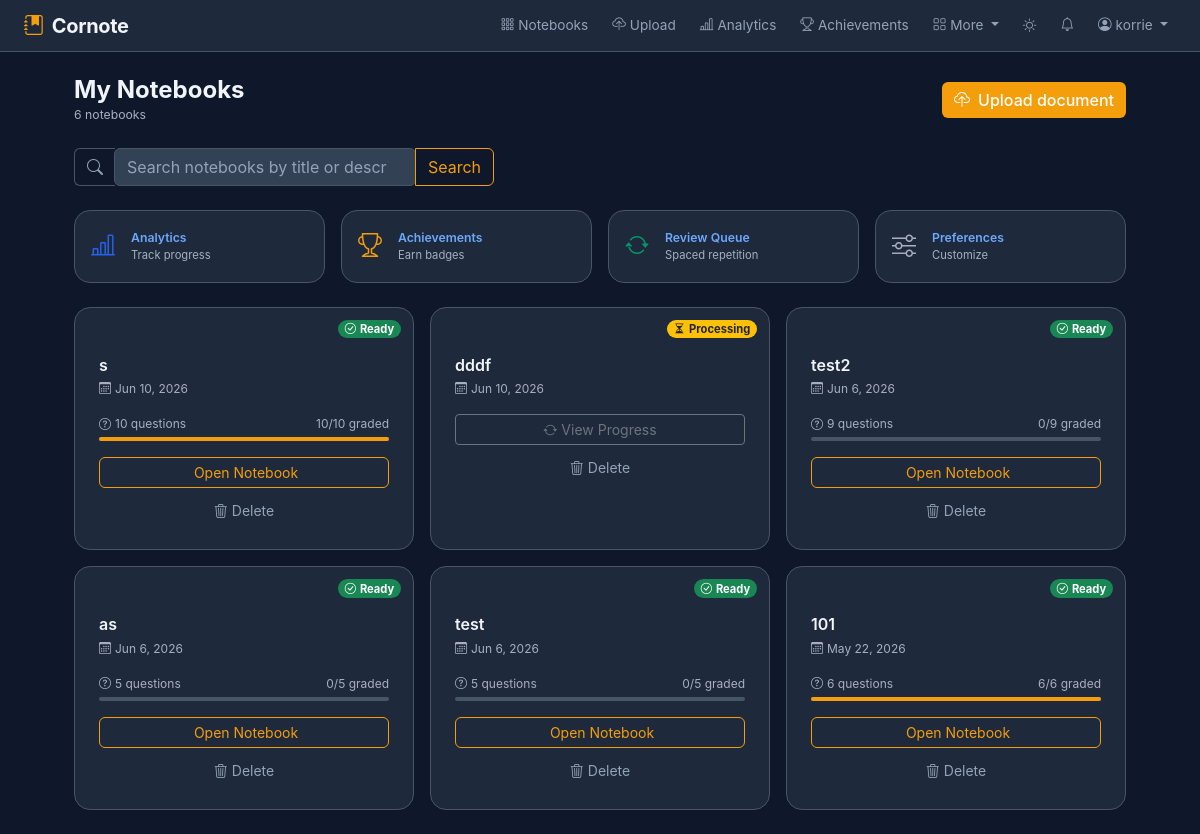
The app's page /notebooks/ (signed in), older data.
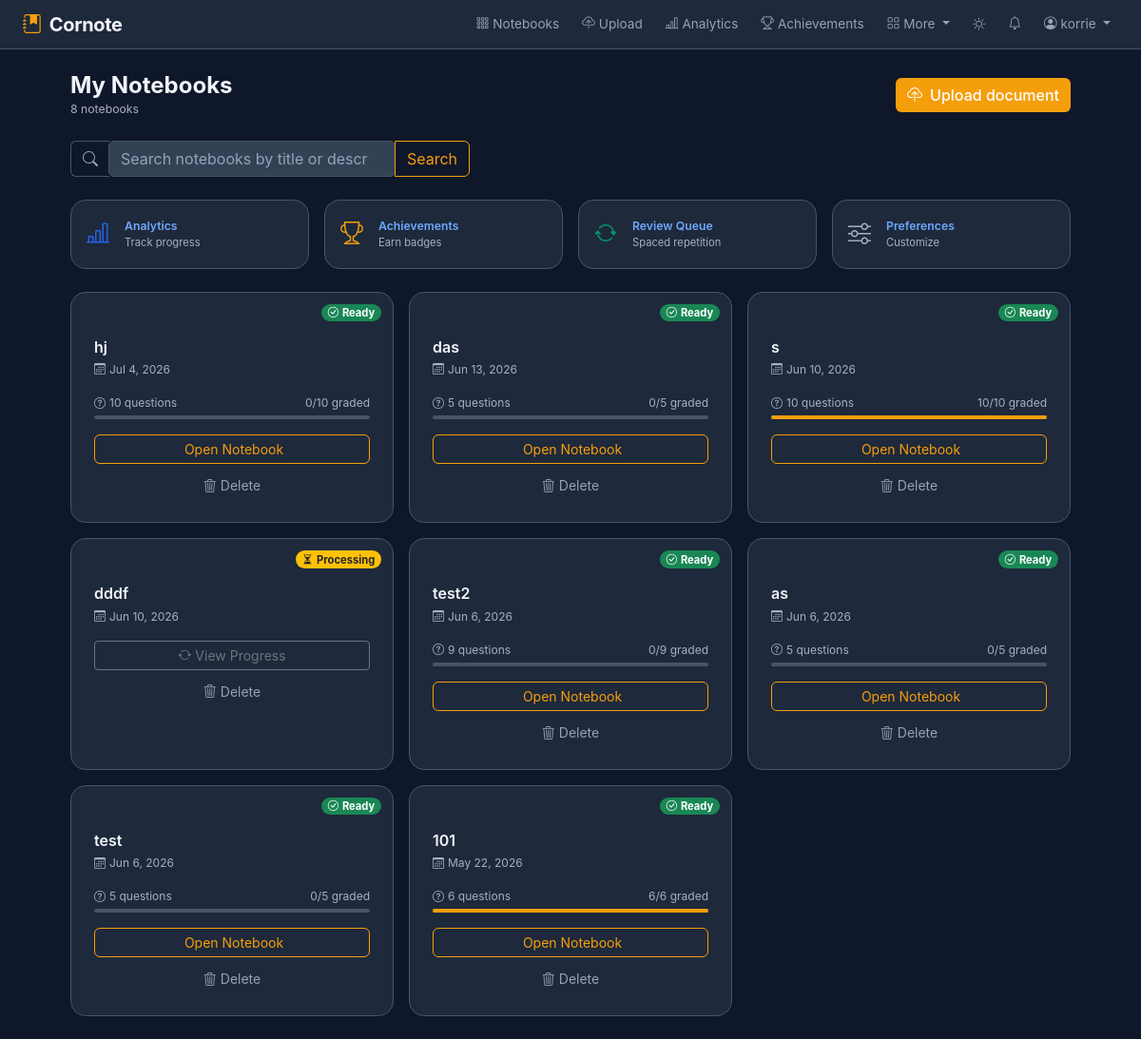
The same page, newer data.
### apps/notebooks/models.py (models this page shows, shortened)
class Notebook(models.Model):
    STATUS_UPLOADING = 'uploading'
    STATUS_PROCESSING = 'processing'
    STATUS_READY = 'ready'
    STATUS_ERROR = 'error'
    STATUS_CHOICES = [
        (STATUS_UPLOADING, 'Uploading'),
        (STATUS_PROCESSING, 'Processing'),
        (STATUS_READY, 'Ready'),
        (STATUS_ERROR, 'Error'),
    ]
    STAGE_NEW = 0
    STAGE_TEXT = 1
    STAGE_SUMMARY_KEYS = 2
    STAGE_QUESTIONS = 3
    STAGE_READY = 4
    user = models.ForeignKey(User, on_delete=models.CASCADE, related_name='notebooks')
    title = models.CharField(max_length=255)
    description = models.TextField(blank=True)  # User description
    pdf_file = models.FileField(upload_to='documents/%Y/%m/')
    target_question_count = models.PositiveSmallIntegerField(
        default=5,
        validators=[MinValueValidator(1), MaxValueValidator(10)],
        help_text='How many AI-generated study questions to create',
    )
    pdf_text = models.TextField(blank=True)
    notes_content = models.TextField(blank=True, help_text='User-edited version of the extracted notes')
    processing_stage = models.PositiveSmallIntegerField(default=0, db_index=True)
    notes_html = models.TextField(blank=True)  # HTML version of notes
    status = models.CharField(max_length=20, choices=STATUS_CHOICES, default=STATUS_UPLOADING)
    error_message = models.TextField(blank=True)
    has_images = models.BooleanField(default=False)
    extracted_images = models.JSONField(default=list)  # List of image paths
    is_scanned_pdf = models.BooleanField(default=False)
    ocr_completed = models.BooleanField(default=False)
    is_public = models.BooleanField(default=False, help_text='Allow others to view this notebook')
    share_token = models.CharField(max_length=32, unique=True, blank=True, null=True, db_index=True)
    shared_with = models.ManyToManyField(User, related_name='shared_notebooks', blank=True)
    is_shared_to_group = models.BooleanField(default=False)
    assignment = models.ForeignKey('Assignment', on_delete=models.SET_NULL, null=True, blank=True, related_name='student_notebooks')
    created_at = models.DateTimeField(auto_now_add=True, db_index=True)
    updated_at = models.DateTimeField(auto_now=True)
    class Meta:
        ordering = ['-created_at']
        indexes = [
            models.Index(fields=['user', '-created_at']),
            models.Index(fields=['status']),
            models.Index(fields=['is_public']),
            models.Index(fields=['is_scanned_pdf']),
        ]
    @property
    def question_count(self):
        return self.questions.count()
    @property
    def graded_count(self):
        return self.questions.exclude(answer__grade='ungraded').count()

### apps/notebooks/views.py (the view)
# urls.py: path('', views.dashboard, name='dashboard'),
@login_required
def dashboard(request):
    notebooks = Notebook.objects.filter(user=request.user).prefetch_related('questions')
    q = request.GET.get('q', '').strip()
    if q:
        notebooks = notebooks.filter(Q(title__icontains=q) | Q(description__icontains=q))
    return render(
        request,
        'notebooks/dashboard.html',
        {'notebooks': notebooks, 'search_q': q},
    )

### apps/notebooks/context_processors.py (called while the page is built)
def user_theme(request):
    theme = 'dark'
    if request.user.is_authenticated:
        try:
            prefs = UserPreferences.objects.get(user=request.user)
            if prefs.theme in ('light', 'dark', 'auto'):
                theme = prefs.theme
        except UserPreferences.DoesNotExist:
            pass
    return {'user_theme': theme}

### templates/notebooks/dashboard.html (shortened to what this page needs)
{% extends 'base.html' %}
{% block content %}
<div class="container-fluid px-4 py-4" style="max-width:1100px;margin:0 auto;">
  <div class="d-flex align-items-center justify-content-between mb-4 flex-wrap gap-3">
    <div>
      <h1 class="h4 fw-bold mb-0">My Notebooks</h1>
      <p class="text-muted small mb-0">{{ notebooks.count }} notebook{{ notebooks.count|pluralize }}</p>
    </div>
    <a href="{% url 'notebooks:upload' %}" class="btn btn-accent">
      <i class="bi bi-cloud-upload me-2"></i>Upload document
    </a>
  </div>
  <form method="get" action="{% url 'notebooks:dashboard' %}" class="mb-4">
    <div class="input-group" style="max-width:420px;">
      <span class="input-group-text bg-transparent border-end-0" style="border-color:var(--bg-border);color:var(--text-muted);">
        <i class="bi bi-search"></i>
      </span>
      <input type="search" name="q" value="{{ search_q|default:'' }}" class="form-control border-start-0"
             placeholder="Search notebooks by title or description…" autocomplete="off">
      <button class="btn btn-outline-accent" type="submit">Search</button>
    </div>
  </form>
  <div class="row g-3 mb-4">
    <div class="col-6 col-md-3">
      <a href="{% url 'notebooks:analytics_page' %}" class="cornote-card d-flex align-items-center gap-3 p-3 text-decoration-none">
        <i class="bi bi-bar-chart-line fs-4" style="color:var(--primary)"></i>
        <div>
          <div class="fw-semibold small">Analytics</div>
          <div class="text-muted" style="font-size:.7rem;">Track progress</div>
        </div>
      </a>
    </div>
    <div class="col-6 col-md-3">
      <a href="{% url 'notebooks:achievements_page' %}" class="cornote-card d-flex align-items-center gap-3 p-3 text-decoration-none">
        <i class="bi bi-trophy fs-4 text-accent"></i>
        <div>
          <div class="fw-semibold small">Achievements</div>
          <div class="text-muted" style="font-size:.7rem;">Earn badges</div>
        </div>
      </a>
    </div>
    <div class="col-6 col-md-3">
      <a href="{% url 'notebooks:spaced_review_page' %}" class="cornote-card d-flex align-items-center gap-3 p-3 text-decoration-none">
        <i class="bi bi-arrow-repeat fs-4" style="color:var(--secondary)"></i>
        <div>
          <div class="fw-semibold small">Review Queue</div>
          <div class="text-muted" style="font-size:.7rem;">Spaced repetition</div>
        </div>
      </a>
    </div>
    <div class="col-6 col-md-3">
      <a href="{% url 'notebooks:preferences_page' %}" class="cornote-card d-flex align-items-center gap-3 p-3 text-decoration-none">
        <i class="bi bi-sliders fs-4 text-muted"></i>
        <div>
          <div class="fw-semibold small">Preferences</div>
          <div class="text-muted" style="font-size:.7rem;">Customize</div>
        </div>
      </a>
    </div>
  </div>
  {% if notebooks %}
  <div class="row g-3">
    {% for nb in notebooks %}
    <div class="col-sm-6 col-lg-4">
      <div class="cornote-card h-100 position-relative">
        <span class="badge status-badge
          {% if nb.status == 'ready' %}bg-success
          {% elif nb.status == 'error' %}bg-danger
          {% else %}bg-warning text-dark
          {% endif %}">
          {% if nb.status == 'ready' %}
            <i class="bi bi-check-circle me-1"></i>Ready
          {% elif nb.status == 'processing' %}
            <i class="bi bi-hourglass-split me-1"></i>Processing
          {% elif nb.status == 'error' %}
            <i class="bi bi-exclamation-circle me-1"></i>Error
          {% else %}
            <i class="bi bi-cloud-upload me-1"></i>Uploading
          {% endif %}
        </span>
        <div class="p-4 pt-5">
          <h2 class="h6 fw-semibold mb-1 text-truncate" title="{{ nb.title }}">{{ nb.title }}</h2>
          <p class="text-muted" style="font-size:.75rem;">
            <i class="bi bi-calendar3 me-1"></i>{{ nb.created_at|date:"M j, Y" }}
          </p>
          {% if nb.status == 'ready' %}
          <div class="mb-3">
            <div class="d-flex justify-content-between text-muted mb-1" style="font-size:.75rem;">
              <span><i class="bi bi-question-circle me-1"></i>{{ nb.question_count }} questions</span>
              <span>{{ nb.graded_count }}/{{ nb.question_count }} graded</span>
            </div>
            {% if nb.question_count > 0 %}
            <div class="progress" style="height:4px;">
              <div class="progress-bar bg-accent"
                   style="width:{% widthratio nb.graded_count nb.question_count 100 %}%">
              </div>
            </div>
            {% endif %}
          </div>
          <a href="{% url 'notebooks:detail' nb.pk %}" class="btn btn-outline-accent btn-sm w-100">
            Open Notebook
          </a>
          {% else %}
          <a href="{% url 'notebooks:processing' nb.pk %}" class="btn btn-outline-secondary btn-sm w-100">
            <i class="bi bi-arrow-repeat me-1"></i>View Progress
          </a>
          {% endif %}
          <form method="post" action="{% url 'notebooks:delete' nb.pk %}"
                onsubmit="return confirm('Delete "{{ nb.title }}"? This cannot be undone.')">
            <button type="submit" class="btn btn-ghost btn-sm w-100 mt-2 text-danger-subtle">
              <i class="bi bi-trash3 me-1"></i>Delete
            </button>
          </form>
        </div>
      </div>
    </div>
    {% endfor %}
  </div>
  {% endif %}
</div>
{% endblock %}

### templates/base.html (shortened to what this page needs)
<!DOCTYPE html>
<html lang="en" data-bs-theme="{{ user_theme|default:'dark' }}" id="html-root">
<head>
  <link rel="stylesheet" href="https://cdn.jsdelivr.net/npm/bootstrap@5.3.3/dist/css/bootstrap.min.css">
  <link rel="stylesheet" href="https://cdn.jsdelivr.net/npm/bootstrap-icons@1.11.3/font/bootstrap-icons.min.css">
  <link rel="stylesheet" href="/static/css/cornote.css">
</head>
<body class="cornote-body">
  {% if not hide_nav %}
  <nav class="navbar navbar-expand-lg cornote-nav">
    <div class="container-fluid px-4">
      <a class="navbar-brand fw-bold" href="{% url 'notebooks:dashboard' %}">
        <i class="bi bi-journal-bookmark-fill text-accent me-2"></i>Cornote
      </a>
      <div class="collapse navbar-collapse" id="mainNav">
        <ul class="navbar-nav ms-auto align-items-center gap-2">
          {% if user.is_authenticated %}
            <li class="nav-item">
              <a class="nav-link" href="{% url 'notebooks:dashboard' %}">
                <i class="bi bi-grid-3x3-gap me-1"></i>Notebooks
              </a>
            </li>
            <li class="nav-item">
              <a class="nav-link" href="{% url 'notebooks:upload' %}">
                <i class="bi bi-cloud-upload me-1"></i>Upload
              </a>
            </li>
            <li class="nav-item">
              <a class="nav-link" href="{% url 'notebooks:analytics_page' %}">
                <i class="bi bi-bar-chart-line me-1"></i>Analytics
              </a>
            </li>
            <li class="nav-item">
              <a class="nav-link" href="{% url 'notebooks:achievements_page' %}">
                <i class="bi bi-trophy me-1"></i>Achievements
              </a>
            </li>
            <li class="nav-item dropdown">
              <a class="nav-link dropdown-toggle" href="#" data-bs-toggle="dropdown">
                <i class="bi bi-grid me-1"></i>More
              </a>
            </li>
            <li class="nav-item">
              <button class="nav-link btn btn-link border-0 px-2" id="theme-toggle-btn"
                      onclick="toggleTheme()" title="Toggle light/dark mode">
                <i class="bi" id="theme-icon"></i>
              </button>
            </li>
            <li class="nav-item">
              <a class="nav-link position-relative" href="#" id="notif-bell" title="Notifications">
                <i class="bi bi-bell"></i>
              </a>
            </li>
            <li class="nav-item dropdown">
              <a class="nav-link dropdown-toggle" href="#" data-bs-toggle="dropdown">
                <i class="bi bi-person-circle me-1"></i>{{ user.username }}
              </a>
            </li>
          {% endif %}
        </ul>
      </div>
    </div>
  </nav>
  {% endif %}
  <main>
    {% block content %}{% endblock %}
  </main>
</body>
</html>

### static/css/cornote.css (style rules this page uses)
:root { --bg-base: #0f172a; --bg-surface: #1e293b; --bg-elevated: #334155; --bg-border: #475569; --text-primary: #f1f5f9; --text-muted: #94a3b8; --primary: #2563eb; --primary-hover: #1d4ed8; --secondary: #059669; --accent: #f59e0b; --accent-hover: #d97706; --accent-subtle: rgba(245, 158, 11, 0.12); --success: #10b981; --success-hover: #059669; --warning: #f59e0b; --danger: #ef4444; --info: #3b82f6; --radius-sm: 6px; --radius-md: 10px; --radius-lg: 16px; --font-mono: 'JetBrains Mono', 'Cascadia Code', 'Fira Code', monospace; --toolbar-h: 52px; --summary-h: 260px; --notebook-toolbar-min: 48px; }
*, *::before, *::after { box-sizing: border-box; }
html { scroll-behavior: smooth; }
body.cornote-body { background: var(--bg-base); color: var(--text-primary); font-family: 'Inter', system-ui, -apple-system, sans-serif; font-size: 14px; line-height: 1.6; min-height: 100vh; }
.text-accent { color: var(--accent) !important; }
.bg-accent { background: var(--accent) !important; }
.btn-accent { background: var(--accent); color: #fff; border: none; border-radius: var(--radius-sm); font-weight: 500; transition: background .15s, transform .1s; }
.btn-outline-accent { border: 1px solid var(--accent); color: var(--accent); background: transparent; border-radius: var(--radius-sm); transition: background .15s, color .15s; }
.btn-ghost { background: transparent; border: none; color: var(--text-muted); border-radius: var(--radius-sm); transition: background .12s, color .12s; }
.cornote-nav { background: var(--bg-surface); border-bottom: 1px solid var(--bg-border); height: var(--toolbar-h); position: sticky; top: 0; z-index: 100; }
.cornote-nav .navbar-brand { color: var(--text-primary) !important; letter-spacing: -.3px; }
.cornote-nav .nav-link { color: var(--text-muted); font-size: .85rem; transition: color .12s; }
.cornote-card { background: var(--bg-surface); border: 1px solid var(--bg-border); border-radius: var(--radius-lg); transition: border-color .2s; }
.form-control, .form-select { background: var(--bg-elevated) !important; border: 1px solid var(--bg-border) !important; color: var(--text-primary) !important; border-radius: var(--radius-sm) !important; transition: border-color .15s, box-shadow .15s; }
.form-control::placeholder { color: var(--text-muted); }
.status-badge { position: absolute; top: .75rem; right: .75rem; font-size: .7rem; padding: .3em .6em; border-radius: 20px; }
.progress { background: var(--bg-border); border-radius: 99px; }
.progress-bar.bg-accent { background: var(--accent) !important; }
.cornote-card { animation: fadeIn 0.4s ease-out; }
.btn { transition: all 0.2s cubic-bezier(0.4, 0, 0.2, 1); }
.cornote-card { transition: all 0.3s cubic-bezier(0.4, 0, 0.2, 1); }
.text-muted { color: #a8b0c0 !important; }
.btn { transition: all 0.2s ease; }
body, .container, .page-content { transition: opacity 0.3s ease-out; }

Row changes from the older to the newer data that the page shows:
added Notebook: status "ready" (drawn), title "hj", created_at "Jul 4, 2026", question_count "10", graded_count "0"
added Notebook: status "ready" (drawn), title "das", created_at "Jun 13, 2026", question_count "5", graded_count "0"
Text that changed along with them:
{{ notebooks.count }}: "6" → "8"
